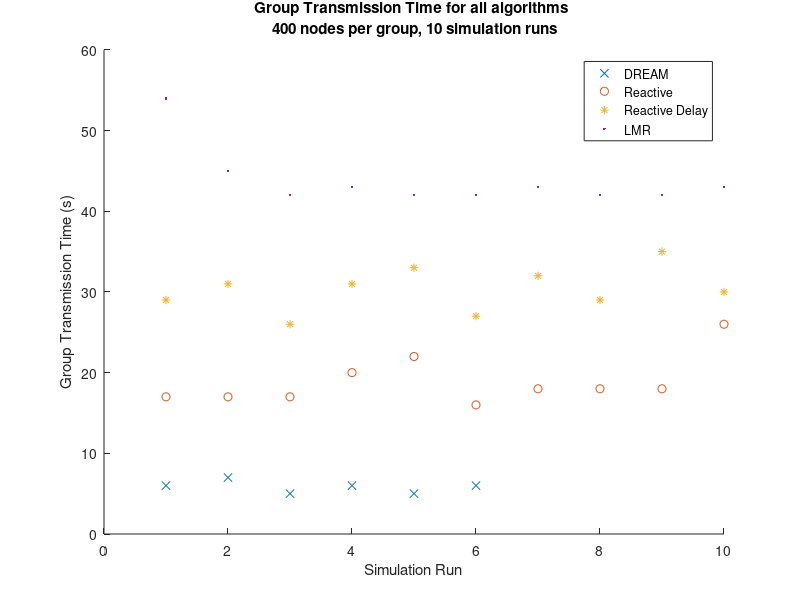
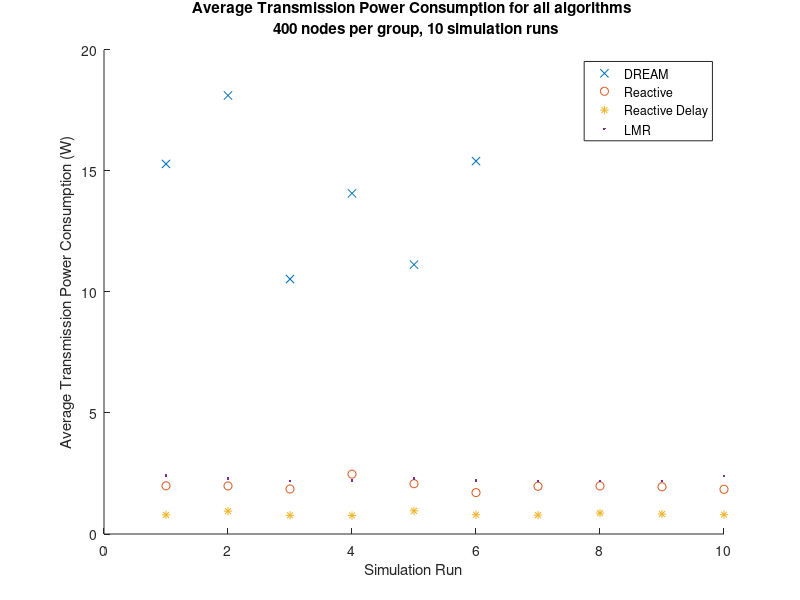
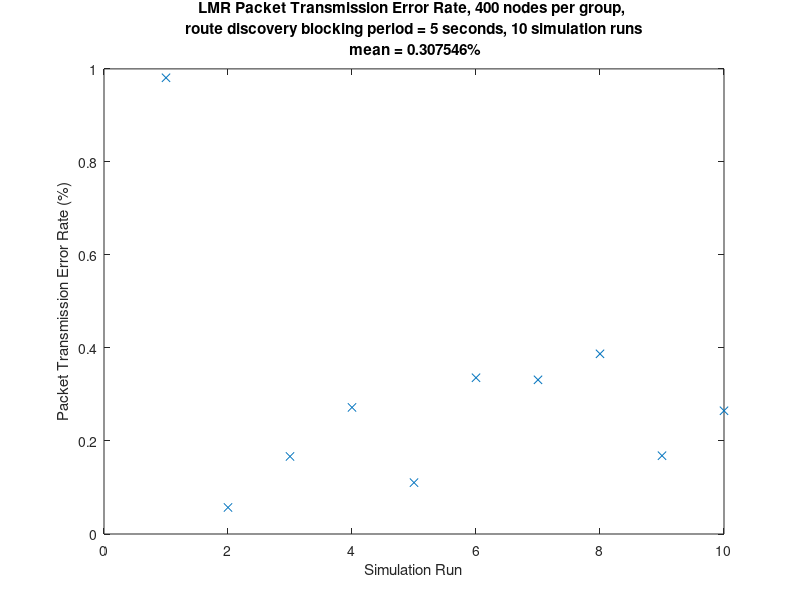

The MATLAB script that drew these images, in order:
clear
close all

% 400 nodes per group results

n = 400;
plot_figs = true;

active={};
reactive={};
reactive_delay={};
lmr={};

active{1} = [ % Active GTT
    6
    7
    5
    6
    5
    6
    NaN
    NaN
    NaN
    NaN
    ];

active{2} = mean(active{1}); % Mean GTT
active{3} = median(active{1}); % Median GTT
active{4} = range(active{1}); % Range of GTT values

active{5} = [ % Average Transmission Power Consumption (ATPC)
    1.528883e+01
    1.811683e+01
    1.053250e+01
    1.407408e+01
    1.112733e+01
    1.540525e+01
    NaN
    NaN
    NaN
    NaN
    ];

active{6} = mean(active{5}); % Mean ATPC
active{7} = median(active{5}); % Median ATPC
active{8} = range(active{5}); % Range

active{9} = [ % Simulation times
    969.411918
    927.319520
    941.692744
    954.293021
    920.202670
    931.410588
    NaN
    NaN
    NaN
    NaN
    ];

active{10} = mean(active{9}); % Mean simulation time

reactive{1} = [ % Reactive GTT
    17
    17
    17
    20
    22
    16
    18
    18
    18
    26
    ];

reactive{2} = mean(reactive{1});
reactive{3} = median(reactive{1}); 
reactive{4} = range(reactive{1});

reactive{5} = [ % Average Transmission Power Consumption (ATPC)
    1.990000
    1.985333
    1.859333
    2.473333
    2.077333
    1.710000
    1.972667
    1.986000
    1.950667
    1.846000
    ];

reactive{6} = mean(reactive{5}); % Mean ATPC
reactive{7} = median(reactive{5}); % Median ATPC
reactive{8} = range(reactive{5}); % Range

reactive{9} = [ % Simulation times
    15.382582
    14.720400
    14.141273
    17.416028
    15.194260
    13.703490
    14.796759
    16.458309
    15.044999
    14.295620
    ];

reactive{10} = mean(reactive{9}); % Mean simulation time

reactive_delay{1} = [ % Reactive_delay GTT
    29
    31
    26
    31
    33
    27
    32
    29
    35
    30
    ];

reactive_delay{2} = mean(reactive_delay{1});
reactive_delay{3} = median(reactive_delay{1});
reactive_delay{4} = range(reactive_delay{1});

reactive_delay{5} = [ % Average Transmission Power Consumption (ATPC)
    7.920000e-01
    9.446667e-01
    7.726667e-01
    7.613333e-01
    9.553333e-01
    7.966667e-01
    7.800000e-01
    8.626667e-01
    8.233333e-01
    7.993333e-01
    ];

reactive_delay{6} = mean(reactive_delay{5}); % Mean ATPC
reactive_delay{7} = median(reactive_delay{5}); % Median ATPC
reactive_delay{8} = range(reactive_delay{5}); % Range

reactive_delay{9} = [ % Simulation times
    9.932588
    10.706332
    9.664438
    9.973018
    10.758033
    10.101520
    9.896118
    10.402081
    10.100132
    9.811020
    ];

reactive_delay{10} = mean(reactive_delay{9}); % Mean simulation time

lmr{1} = [ % LMR GTT
    54
    45
    42
    43
    42
    42
    43
    42
    42
    43
    ];

lmr{2} = mean(lmr{1}); % Mean GTT
lmr{3} = median(lmr{1}); % Median GTT
lmr{4} = range(lmr{1}); % Range

lmr{5} = [ % Average Transmission Power Consumption (ATPC)
    2.410167
    2.294167
    2.177833
    2.213500
    2.295167
    2.209167
    2.188500
    2.201667
    2.187167
    2.394667
    ];

lmr{6} = mean(lmr{5}); % Mean ATPC
lmr{7} = median(lmr{5}); % Median ATPC
lmr{8} = range(lmr{5}); % Range

lmr{9} = [ % Simulation times
    18.453159
    17.270835
    16.855500
    17.683776
    18.506489
    17.531139
    17.575621
    17.186333
    16.946625
    17.546040
    ];

lmr{10} = mean(lmr{9}); % Mean simulation time

lmr{11} = [ % Packet Transmission Error Rate (PTER)
    9.808983e-01
    5.704507e-02
    1.667593e-01
    2.721829e-01
    1.104362e-01
    3.359462e-01
    3.314917e-01
    3.873824e-01
    1.683502e-01
    2.649709e-01
    ];

lmr{12} = mean(lmr{11}); % Mean PTER
lmr{13} = median(lmr{11}); % Median PTER
lmr{14} = range(lmr{11}); % Range

if plot_figs
    
    figure(1)
    hold on
    plot(active{1},'x')
    plot(reactive{1},'o')
    plot(reactive_delay{1},'*')
    plot(lmr{1},'.')
    hold off
    xlabel('Simulation Run')
    ylabel('Group Transmission Time (s)')
    legend('DREAM', 'Reactive', 'Reactive Delay', 'LMR', 'Location', 'best')
    str = sprintf('Group Transmission Time for all algorithms \n %d nodes per group, 10 simulation runs',n);
    title(str);
    
    figure(2)
    hold on
    plot(active{5},'x')
    plot(reactive{5},'o')
    plot(reactive_delay{5},'*')
    plot(lmr{5},'.')
    hold off
    xlabel('Simulation Run')
    ylabel('Average Transmission Power Consumption (W)')
    legend('DREAM', 'Reactive', 'Reactive Delay', 'LMR', 'Location', 'best')
    str = sprintf('Average Transmission Power Consumption for all algorithms \n %d nodes per group, 10 simulation runs',n);
    title(str);
    
    figure(3)
    plot(lmr{11},'x')
    xlabel('Simulation Run')
    ylabel('Packet Transmission Error Rate (%)')
    str = sprintf('LMR Packet Transmission Error Rate, %d nodes per group, \n route discovery blocking period = 5 seconds, 10 simulation runs \n mean = %f%%',n,lmr{12});
    title(str);
end
